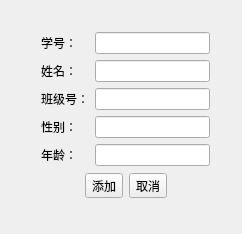
<?xml version="1.0" encoding="UTF-8"?>
<ui version="4.0">
 <class>AddstuUi2</class>
 <widget class="QDialog" name="AddstuUi2">
  <property name="geometry">
   <rect>
    <x>0</x>
    <y>0</y>
    <width>242</width>
    <height>234</height>
   </rect>
  </property>
  <property name="windowTitle">
   <string>添加学生</string>
  </property>
  <property name="windowIcon">
   <iconset>
    <normaloff>res/003.png</normaloff>res/003.png</iconset>
  </property>
  <widget class="QWidget" name="layoutWidget">
   <property name="geometry">
    <rect>
     <x>30</x>
     <y>20</y>
     <width>191</width>
     <height>191</height>
    </rect>
   </property>
   <layout class="QVBoxLayout" name="verticalLayout">
    <item>
     <layout class="QGridLayout" name="gridLayout">
      <item row="0" column="0">
       <widget class="QLabel" name="label">
        <property name="text">
         <string>学号：</string>
        </property>
       </widget>
      </item>
      <item row="0" column="1">
       <widget class="QLineEdit" name="lineEdit"/>
      </item>
      <item row="1" column="0">
       <widget class="QLabel" name="label_2">
        <property name="text">
         <string>姓名：</string>
        </property>
       </widget>
      </item>
      <item row="1" column="1">
       <widget class="QLineEdit" name="lineEdit_2"/>
      </item>
      <item row="2" column="0">
       <widget class="QLabel" name="label_3">
        <property name="text">
         <string>班级号：</string>
        </property>
       </widget>
      </item>
      <item row="2" column="1">
       <widget class="QLineEdit" name="lineEdit_3"/>
      </item>
      <item row="3" column="0">
       <widget class="QLabel" name="label_4">
        <property name="text">
         <string>性别：</string>
        </property>
       </widget>
      </item>
      <item row="3" column="1">
       <widget class="QLineEdit" name="lineEdit_4"/>
      </item>
      <item row="4" column="0">
       <widget class="QLabel" name="label_5">
        <property name="text">
         <string>年龄：</string>
        </property>
       </widget>
      </item>
      <item row="4" column="1">
       <widget class="QLineEdit" name="lineEdit_5"/>
      </item>
     </layout>
    </item>
    <item>
     <layout class="QGridLayout" name="gridLayout_2">
      <item row="0" column="2">
       <widget class="QToolButton" name="toolButton_2">
        <property name="text">
         <string>取消</string>
        </property>
       </widget>
      </item>
      <item row="0" column="1">
       <widget class="QToolButton" name="toolButton">
        <property name="text">
         <string>添加</string>
        </property>
       </widget>
      </item>
      <item row="0" column="0">
       <spacer name="horizontalSpacer">
        <property name="orientation">
         <enum>Qt::Horizontal</enum>
        </property>
        <property name="sizeHint" stdset="0">
         <size>
          <width>40</width>
          <height>20</height>
         </size>
        </property>
       </spacer>
      </item>
      <item row="0" column="3">
       <spacer name="horizontalSpacer_2">
        <property name="orientation">
         <enum>Qt::Horizontal</enum>
        </property>
        <property name="sizeHint" stdset="0">
         <size>
          <width>40</width>
          <height>20</height>
         </size>
        </property>
       </spacer>
      </item>
     </layout>
    </item>
   </layout>
  </widget>
 </widget>
 <layoutdefault spacing="6" margin="11"/>
 <resources/>
 <connections/>
</ui>
